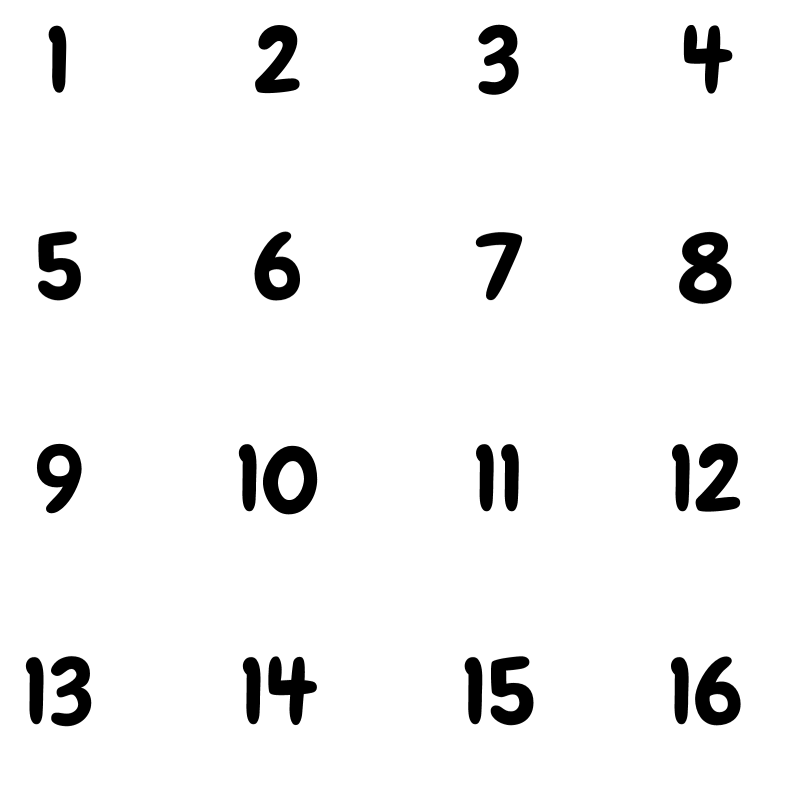
#> input picture scramble/16.png, 1592 x 1592 px (shown at 1/2 size)
$ python scrambler_test.py
#> lines starting #> are read from the running program, lines starting #| are printed output that depends on the picture
import cv2
import random
import numpy as np
import os
import pathlib
curr_path = pathlib.Path(__file__).parent.absolute()
pictures = [os.path.join(curr_path, "16.png")]
MOVE_UP = 0
MOVE_LEFT = 1
MOVE_DOWN = 2
MOVE_RIGHT = 3

class ImageScrambleGame:
	def __init__(self, gsize=4, img_path=os.path.join(curr_path, "16.png"), seednum=0):
		image = cv2.imread(img_path)
		self.parts = []
		self.gsize = gsize
		self.h, self.w, _ = image.shape
		self.ws = self.w // self.gsize
		self.hs = self.h // self.gsize
		for y in range(self.gsize):
			for x in range(self.gsize):
				part_num = self.get_part_num(x, y)
				self.parts.append([part_num, image[self.hs * y: self.hs * (y + 1),self.ws * x: self.ws * (x + 1)].copy(), False])

		random.seed(seednum)
		whitespot_idx = self.gsize**2-1#random.choice([self.gsize * (self.gsize - 1), self.gsize**2-1])#random.randint(0, self.gsize**2-1)#
		part_to_remove = self.parts[whitespot_idx]
		self.parts[whitespot_idx] = [part_to_remove[0], np.zeros(part_to_remove[1].shape, dtype=np.uint8), True]
		random.shuffle(self.parts)

		if not self.solvability():
			raise Exception("Unsolvable.  Try new seed.")

	def _inversions(self):
		swap = 0
		for idx in range(self.gsize**2):
			part = self.parts[idx]
			if part[2]:
				continue
			num = part[0]
			for idx2 in range(idx, self.gsize**2):
				if idx2 == idx:
					continue
				part2 = self.parts[idx2]
				if part2[2]:
					continue
				if num > part2[0]:
					swap += 1
		return swap

	def solvability(self):
		is_odd = self.gsize % 2 != 0
		inversions = self._inversions()
		odd_num_inversions = inversions % 2 != 0
		_, y = self.get_grid_coord(self.whitespot_idx)
		blank_odd = ((self.gsize) - y) % 2 != 0
		solv = (is_odd and not odd_num_inversions) or (not is_odd and (blank_odd == (not odd_num_inversions)))
		return solv

	@property
	def whitespot_idx(self):
		return [i for i in range(len(self.parts)) if self.parts[i][2] == True][0]

	def get_part_num(self, x, y):
		return x + (y * self.gsize)

	def get_grid_coord(self, part_num):
		y = part_num // self.gsize
		x = part_num - (y * self.gsize)
		return (x, y)

	# [4 lines left out: function _swap_parts, not called in this run]

	def get_current(self):
		current_image = np.zeros([self.h,self.w,3], dtype=np.uint8)
		for y in range(self.gsize):
			for x in range(self.gsize):
				part_num = self.get_part_num(x, y)
				current_image[self.hs * y: self.hs * (y + 1),self.ws * x: self.ws * (x + 1)] = self.parts[part_num][1].copy()

		return current_image

	# [43 lines left out: functions get_state, click_move, move_blank, not called in this run]


def demo():
	cv2.namedWindow('window',cv2.WINDOW_NORMAL)
	cv2.resizeWindow('window', 600, 600)
	isg = ImageScrambleGame(img_path=random.choice(pictures))
#> in __init__, image is the input picture: shape (1592, 1592, 3); min 0, max 255, mean 241.9
#> after the loop in __init__, `for y in range(self.gsize):`: self.parts = 16 items
#> in __init__, `part_to_remove = self.parts[whitespot_idx]`: part_to_remove = 3 items
#> the loop in _inversions, `for idx in range(self.gsize**2):` made 16 passes
#> num on passes 1 to 12: 10, 14, 5, 1, 9, 2, 3, 11, 13, 7, 8, 4
#> after the loop in _inversions, `for idx in range(self.gsize**2):`: swap = 56
#> in solvability, `odd_num_inversions = inversions % 2 != 0`: odd_num_inversions = False
#> in get_grid_coord, `y = part_num // self.gsize`: y = 3
#> in get_grid_coord, `x = part_num - (y * self.gsize)`: x = 2
#> in solvability, `_, y = self.get_grid_coord(self.whitespot_idx)`: y = 3
#> in solvability, `blank_odd = ((self.gsize) - y) % 2 != 0`: blank_odd = True
	cv2.setMouseCallback("window", isg.click_move)

	while True:
		k = cv2.waitKey(10) & 0xff
#> (key Esc is pressed here)
		if k == ord('w'):
			isg.move_blank(MOVE_UP)
		if k == ord('s'):
			isg.move_blank(MOVE_DOWN)
		if k == ord('a'):
			isg.move_blank(MOVE_LEFT)
		if k == ord('d'):
			isg.move_blank(MOVE_RIGHT)

		cv2.imshow('window',isg.get_current())
#> after the loop in get_current, `for y in range(self.gsize):`:
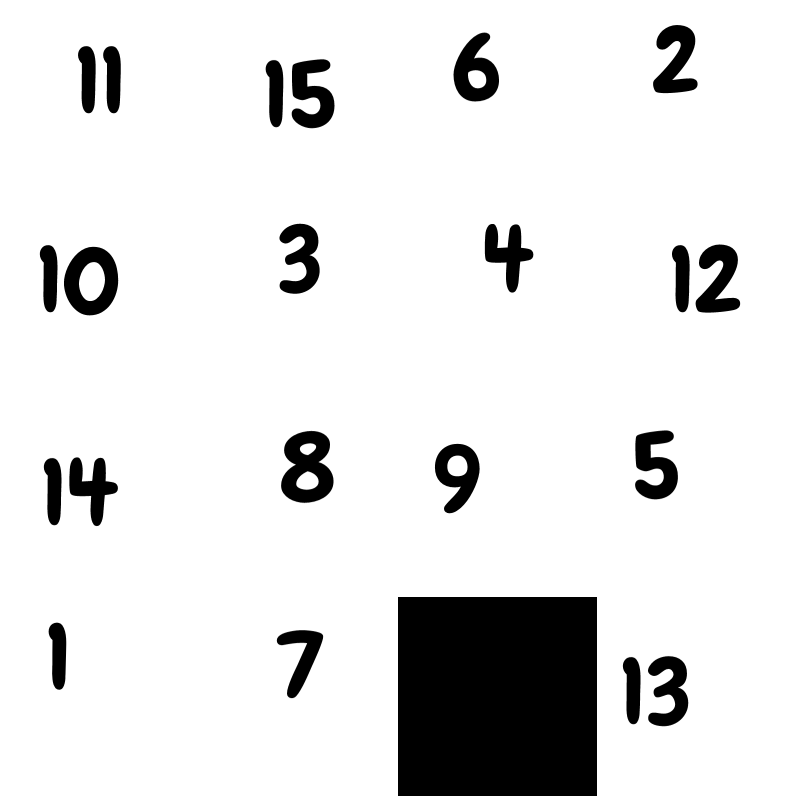
#> current_image: shape (1592, 1592, 3) (shown at 1/2 size); min 0, max 255, mean 227

if __name__ == "__main__":
	demo()
